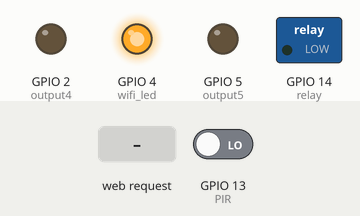
A sketch run on a simulated ESP8266 (NodeMCU). Shown: switched loads named in the sketch (green lamp = pin HIGH), output pins drawn as LEDs (lit = HIGH). The inputs (shaded band) are chosen by the test bench; at power-on: GPIO 13 (PIR) LOW. WiFi joins after 1.5 s; servers stay silent unless stated; what the sketch prints to the serial monitor is not drawn.

Above: at 2.7 s.
2.8 s: HTTP request GET /5/Automatic received
At 3.9 s:
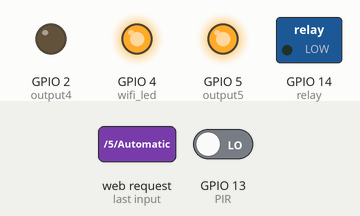
4.3 s: HTTP request GET /4/On received
At 5.0 s:
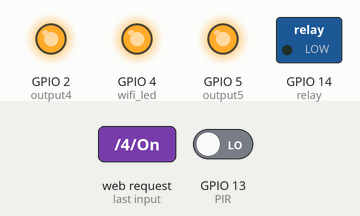
5.8 s: HTTP request GET /5/Manual received
At 6.2 s:
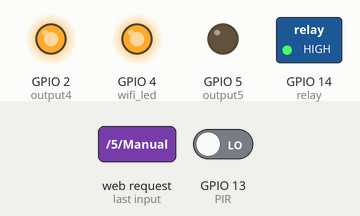
Timing chart, 0 to 8.8 s (numbered marks = the images above; inputs shaded):
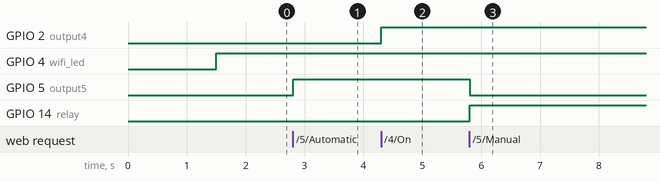

Measured:
- after the input at 2.8 s, GPIO 5 (output5): LOW → HIGH at once
- after the input at 4.3 s, GPIO 2 (output4): LOW → HIGH at once
- after the input at 5.8 s, GPIO 5 (output5): HIGH → LOW at once; GPIO 14 (relay): LOW → HIGH at once

The sketch:

Smart_Plug_Own_UI.ino
```cpp
/*********
  Rui Santos
  Complete project details at http://randomnerdtutorials.com
*********/

// Load Wi-Fi library
#include <ESP8266WiFi.h>

// Replace with your network credentials
const char* ssid     = "ZEJAK";
const char* password = "Zafeer1996";

// Set web server port number to 80
WiFiServer server(80);

// Variable to store the HTTP request
String header;

// Auxiliar variables to store the current output state
String output5State = "Manual";
String output4State = "Off";

// Assign output variables to GPIO pins
const int output5 = 5;
const int output4 = 2;
int wifi_led = 4;
int PIR = 13;
int relay = 14;
//const int output5 = 2;
//const int output4 = 0;

void setup() {
  Serial.begin(115200);
  // Initialize the output variables as outputs
  pinMode(output5, OUTPUT);
  pinMode(output4, OUTPUT);
  // Set outputs to LOW
  digitalWrite(output5, LOW);
  digitalWrite(output4, LOW);

    pinMode(PIR, INPUT);
    pinMode(wifi_led, OUTPUT);
    pinMode(relay,OUTPUT);
    digitalWrite(wifi_led,LOW);
    digitalWrite(relay,LOW);

  // Connect to Wi-Fi network with SSID and password
  Serial.print("Connecting to ");
  Serial.println(ssid);
  WiFi.begin(ssid, password);
  while (WiFi.status() != WL_CONNECTED) {
    delay(500);
    Serial.print(".");
  }
  // Print local IP address and start web server
  Serial.println("");
  Serial.println("WiFi connected.");
  Serial.println("IP address: ");
  Serial.println(WiFi.localIP());
  server.begin();
}

void loop(){
  if (WiFi.status() == WL_CONNECTED)
        digitalWrite(wifi_led,HIGH);
      else digitalWrite(wifi_led,LOW);


  WiFiClient client = server.available();   // Listen for incoming clients

  if (client) {                             // If a new client connects,
    Serial.println("New Client.");          // print a message out in the serial port
    String currentLine = "";                // make a String to hold incoming data from the client
    while (client.connected()) {            // loop while the client's connected
      if (client.available()) {             // if there's bytes to read from the client,
        char c = client.read();             // read a byte, then
        Serial.write(c);                    // print it out the serial monitor
        header += c;
        if (c == '\n') {                    // if the byte is a newline character
          // if the current line is blank, you got two newline characters in a row.
          // that's the end of the client HTTP request, so send a response:
          if (currentLine.length() == 0) {
            // HTTP headers always start with a response code (e.g. HTTP/1.1 200 OK)
            // and a content-type so the client knows what's coming, then a blank line:
            client.println("HTTP/1.1 200 OK");
            client.println("Content-type:text/html");
            client.println("Connection: close");
            client.println();

//            // turns the GPIOs on and off
//            if (header.indexOf("GET /5/on") >= 0) {
//              Serial.println("GPIO 5 on");
//              output5State = "Automatic";
//              digitalWrite(output5, HIGH);
//            } else if (header.indexOf("GET /5/off") >= 0) {
//              Serial.println("GPIO 5 off");
//              output5State = "Manual";
//              digitalWrite(output5, LOW);
//            } else if (header.indexOf("GET /4/on") >= 0) {
//              Serial.println("GPIO 4 on");
//              output4State = "On";
//              digitalWrite(output4, HIGH);
//            } else if (header.indexOf("GET /4/off") >= 0) {
//              Serial.println("GPIO 4 off");
//              output4State = "Off";
//              digitalWrite(output4, LOW);
//            }

            // turns the GPIOs on and off
            if (header.indexOf("GET /5/Automatic") >= 0) {
              Serial.println("GPIO 5 on");
              output5State = "Automatic";
              digitalWrite(output5, HIGH);
            } else if (header.indexOf("GET /5/Manual") >= 0) {
              Serial.println("GPIO 5 off");
              output5State = "Manual";
              digitalWrite(output5, LOW);
            } else if (header.indexOf("GET /4/On") >= 0) {
              Serial.println("GPIO 4 on");
              output4State = "On";
              digitalWrite(output4, HIGH);
            } else if (header.indexOf("GET /4/Off") >= 0) {
              Serial.println("GPIO 4 off");
              output4State = "Off";
              digitalWrite(output4, LOW);
            }


            // put your main code here, to run repeatedly:


      if (digitalRead(PIR) == HIGH && digitalRead(output5)==HIGH)
      {
          digitalWrite(relay,HIGH);
          Serial.println("Case 1 : PIR HIGH, Automatic");
      }
      if(digitalRead(PIR)==LOW && digitalRead(output5)==HIGH)
      {
          digitalWrite(relay,LOW);
          Serial.println("Case 2 : PIR LOW, Automatic");
      }
      if(digitalRead(output4)==HIGH && digitalRead(output5)==LOW)
      {
          digitalWrite(relay,HIGH);
          Serial.println("Case 3 : On/Off HIGH, Manual");
      }
      if(digitalRead(output4)==LOW && digitalRead(output5)==LOW)
      {
          digitalWrite(relay,LOW);
          Serial.println("Case 4 : On/Off LOW, Manual");
      }


            // Display the HTML web page
            client.println("<!DOCTYPE html><html>");
            client.println("<head><meta name=\"viewport\" content=\"width=device-width, initial-scale=1\">");
            client.println("<link rel=\"icon\" href=\"data:,\">");
            // CSS to style the on/off buttons
            // Feel free to change the background-color and font-size attributes to fit your preferences
            client.println("<style>html { font-family: Helvetica; display: inline-block; margin: 0px auto; text-align: center;}");
            //client.println(".button { background-color: #195B6A; border: none; color: white; padding: 16px 40px;");
            client.println(".button { background-color: #195B6A; border: none; color: black; padding: 16px 40px;");
            client.println("text-decoration: none; font-size: 30px; margin: 2px; cursor: pointer;}");
            client.println(".button2 {background-color: #77878A;}</style></head>");

            // Web Page Heading
            client.println("<body><h1>ZEJAK Smart Plug</h1>");

            // Display current state, and ON/OFF buttons for GPIO 5
            client.println("<p>Mode : " + output5State + "</p>");
            // If the output5State is off, it displays the ON button
            if (output5State=="Manual") {
              //client.println("<p><a href=\"/5/on\"><button class=\"button\">ON</button></a></p>");
              client.println("<p><a href=\"/5/Automatic\"><button class=\"button\">AUTO</button></a></p>");
            } else {
              //client.println("<p><a href=\"/5/off\"><button class=\"button button2\">OFF</button></a></p>");
              client.println("<p><a href=\"/5/Manual\"><button class=\"button button2\">MANUAL</button></a></p>");
            }

            // Display current state, and ON/OFF buttons for GPIO 4
            client.println("<p>Manual : " + output4State + "</p>");
            // If the output4State is off, it displays the ON button
            if (output4State=="Off") {
              client.println("<p><a href=\"/4/On\"><button class=\"button\">ON</button></a></p>");
            } else {
              client.println("<p><a href=\"/4/Off\"><button class=\"button button2\">OFF</button></a></p>");
            }
            client.println("</body></html>");

            // The HTTP response ends with another blank line
            client.println();
            // Break out of the while loop
            break;
          } else { // if you got a newline, then clear currentLine
            currentLine = "";
          }
        } else if (c != '\r') {  // if you got anything else but a carriage return character,
          currentLine += c;      // add it to the end of the currentLine
        }
      }
    }
    // Clear the header variable
    header = "";
    // Close the connection
    client.stop();
    Serial.println("Client disconnected.");
    Serial.println("");
  }
}
```
